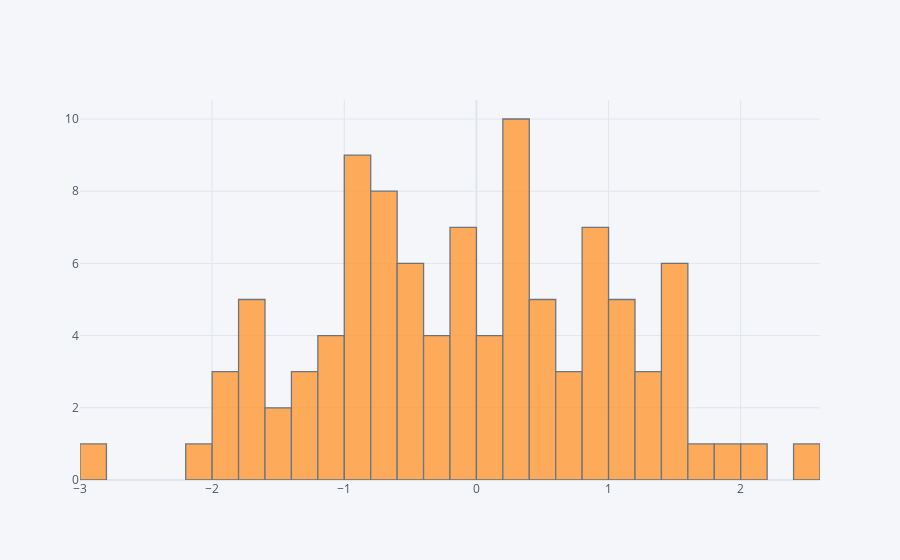

Here is the notebook cell this chart was saved with:
### Code cell
# Histogram

df['A'].iplot(kind='hist',bins=50)

### Figure 1 — Plotly figure (JSON) as saved in the notebook; plotly's stock layout.template omitted (floating-point values rounded to 4 significant figures)
{"data": [{"histfunc": "count", "histnorm": "", "marker": {"color": "rgba(255, 153, 51, 1.0)", "line": {"color": "#4D5663", "width": 1.3}}, "name": "A", "nbinsx": 50, "opacity": 0.8, "orientation": "v", "type": "histogram", "x": [-0.6095, -1.011, 1.088, -0.0041, 2.153, 0.7577, -1.157, 0.3653, 0.5308, 0.9063, 0.337, 0.03489, 1.782, -1.215, -0.9865, -0.222, 1.159, 0.5339, -1.491, -1.312, -1.607, -0.4003, 1.216, 0.913, 0.02854, 0.8911, 1.207, 0.4332, -0.5247, 0.9641, -1.416, -1.732, 1.175, -1.129, -0.526, 1.5, -0.05272, 1.05, -0.8147, 0.3746, -0.2031, -0.6783, 0.9032, -0.6981, -0.7869, -0.9769, -0.3667, 0.7596, -1.011, -1.235, 0.3456, -2.918, -1.696, -1.895, -0.06407, -0.07406, 0.2771, 0.08834, -1.738, -1.849, 0.26, 0.2167, -1.782, -0.9858, -2.143, 1.837, -0.6328, 1.097, 0.6599, 0.124, -0.4937, -0.6453, -0.8566, -1.85, -0.6372, 0.4557, -0.4444, 0.3607, 0.9186, 1.488, 0.4077, -0.9996, 0.2923, -0.1791, 0.8141, -0.7629, -0.03084, -0.9363, -0.08268, 0.2973, 1.49, -0.8145, 1.48, 1.582, 2.488, -0.4964, 1.238, 1.406, -0.2775, -0.9276]}], "layout": {"barmode": "overlay", "legend": {"bgcolor": "#F5F6F9", "font": {"color": "#4D5663"}}, "paper_bgcolor": "#F5F6F9", "plot_bgcolor": "#F5F6F9", "title": {"font": {"color": "#4D5663"}}, "xaxis": {"gridcolor": "#E1E5ED", "showgrid": true, "tickfont": {"color": "#4D5663"}, "title": {"font": {"color": "#4D5663"}, "text": ""}, "zerolinecolor": "#E1E5ED"}, "yaxis": {"gridcolor": "#E1E5ED", "showgrid": true, "tickfont": {"color": "#4D5663"}, "title": {"font": {"color": "#4D5663"}, "text": ""}, "zerolinecolor": "#E1E5ED"}}}
